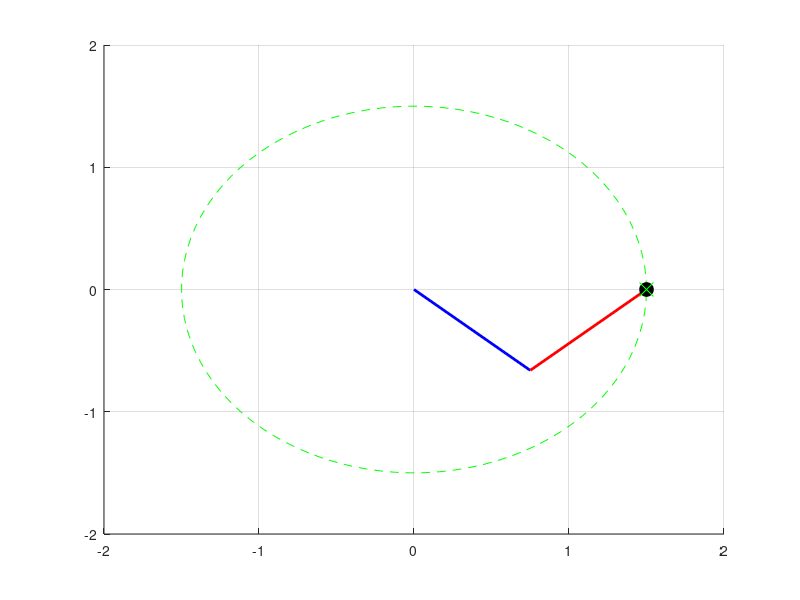

MATLAB code for this plot:
clc;
clear;
close all;

##l1 =4;
##l2 =2;
##
##theta1_vals=linspace(0,2*pi,100);
##theta2_vals=linspace(0,2*pi,100);
##
##figure;
##hold on;
##xlabel('X');
##ylabel('Y');
##title('2DOF Robot Workspace');
##
##axis equl;
##axis([-6 6 -6 6]);
##grid on;
##h_robot =plot([0,0],[0,0],'-r','linewidth',2);
##h_workspace =plot(0,0,'b.');
##x_vals=[];
##y_vals=[];
##
##for theta1 =theta1_vals
##  for theta2 = theta2_vals
##    x1=l1*cos(theta1);
##    y1=l1*sin(theta1);
##    x2=x1+l2*cos(theta1+theta2);
##    y2=y1+l2*sin(theta1+theta2);
##    set(h_robot,'XData',[0 x1 x2], 'YData',[0 y1 y2]);
##
##    x_vals=[x_vals,x2];
##    y_vals =[y_vals,y2];
##    set(h_workspace,'XData',x_vals, 'YData',y_vals);
##    pause(0.01);
##
##  endfor
##end
##
##hold off;

### workspace only

##l1 =4;
##l2 =2;
##
##theta1_vals=linspace(0,2*pi,100);
##theta2_vals=linspace(0,2*pi,100);
##x_vals=[];
##y_vals=[];
##
##for theta1 =theta1_vals
##  for theta2 = theta2_vals
##    x=l1*cos(theta1)+l2*cos(theta1+theta2);
##    y=l1*sin(theta1)+l2*sin(theta1+theta2);
##    x_vals=[x_vals,x];
##   y_vals=[y_vals,y];
##  endfor
##end
##
##figure;
##plot(x_vals,y_vals,'b.');
##axis equl;
##axis([-6 6 -6 6]);
##grid on;


##########
function[x,y] =forward_kinematics(theta1,theta2,l1,l2)
    x=l1*cos(theta1)+l2*cos(theta1+theta2);
    y=l1*sin(theta1)+l2*sin(theta1+theta2);
end


function [theta1, theta2] = inverse_kinematics(x, y, L1, L2)
  cos_theta2 = (x^2 + y^2 - L1^2 - L2^2)/(2 * L1 * L2);
  sin_theta2 = sqrt(1-cos_theta2^2);

  theta2 = atan2(sin_theta2, cos_theta2);

  c1 = ((L1+L2*cos(theta2))*x + L2*sin(theta2)*y)/((L1+L2*cos(theta2))^2 + (L2*sin(theta2))^2);

  s1 = ((L1+L2*cos(theta2))*y-L2*sin(theta2)*x)/((L1+L2*cos(theta2))^2 + (L2*sin(theta2))^2);

theta1 = atan2(s1, c1);
end

[x,y] = forward_kinematics(pi/6,pi/6,1,1)
[theta1, theta2] =inverse_kinematics(x,y,1,1)

rad2deg(theta1)
rad2deg(theta2)

function two_dof_robot_ik_simulator()
    L1 = 1.0;
    L2 = 1.0;

    t = linspace(0, 2*pi, 100);

    x = 1.5 * cos(t);
    y = 1.5 * sin(t);

    figure;
    axis([-2, 2, -2, 2]);
    hold on;
    grid on;
for i = 1:length(t)
    target_x = x(i);
     target_y = y(i);

    [theta1, theta2] = inverse_kinematics(target_x, target_y, L1, L2);

    [end_x, end_y] = forward_kinematics(theta1, theta2, L1, L2);

    x1 = L1 * cos(theta1);
    y1 = L1 * sin(theta1);
    x2 = end_x;
    y2 = end_y;

    cla;
   plot(x, y, 'g--')
  plot([0, x1], [0, y1], 'b', 'LineWidth', 2);
  plot([x1, x2], [y1, y2], 'r', 'LineWidth', 2);
  plot(x2, y2, 'ko', 'MarkerSize', 10, 'MarkerFaceColor', 'k');
  plot(target_x, target_y, 'gx', 'MarkerSize', 10);

  pause(0.1);
end
hold off;
end
two_dof_robot_ik_simulator();

